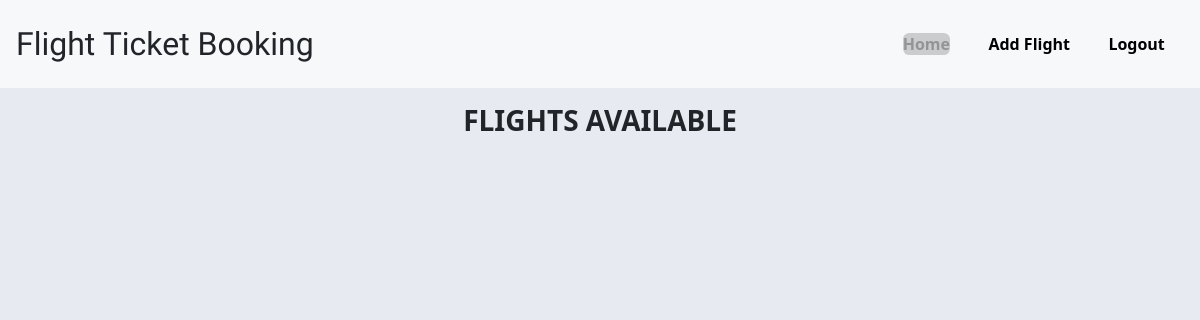
The app's page /admin-dashboard (signed in), older data.
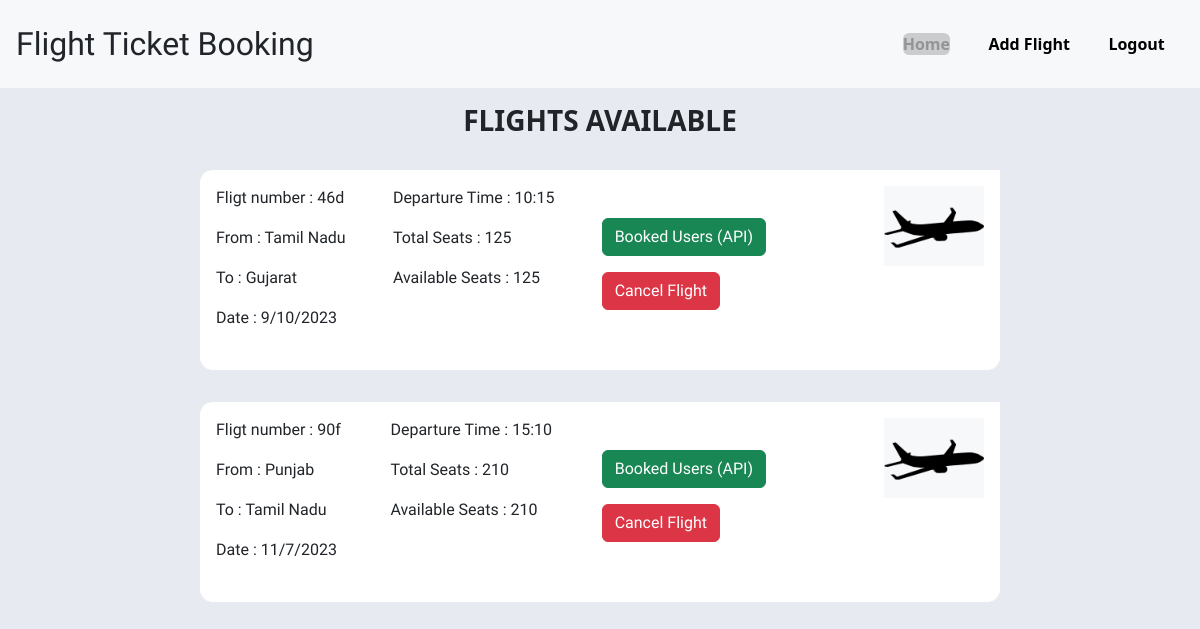
The same page, newer data.
### server.py (models this page shows)
class Flight(UserMixin, db.Model):
    id = db.Column(db.Integer, primary_key=True)
    flight_no = db.Column(db.String(8), unique=True, nullable=False)
    total_seats = db.Column(db.Integer, nullable=False)
    seats_occupied = db.Column(db.Integer, nullable=False)
    hour = db.Column(db.Integer, nullable=False)
    minute = db.Column(db.Integer, nullable=False)
    day = db.Column(db.Integer, nullable=False)
    month = db.Column(db.Integer, nullable=False)
    source = db.Column(db.String(30), unique=False, nullable=False)
    destination = db.Column(db.String(30), unique=False, nullable=False)

### server.py (the view)
@app.route("/admin-dashboard")
def admin_dashboard_page():
    if current_user.is_authenticated:
        if current_user.username == "admin":
            all_flights = Flight.query.all()
            return render_template("admin-dashboard.html", all_flights=all_flights)
        return redirect(url_for("dashboard_page"))
    return redirect(url_for("login_page"))

### server.py (called while the page is built)
@login_manager.user_loader
def load_user(user_id):
    return User.query.get(user_id)

@app.before_request
def before_request():
    session.permanent = True
    app.permanent_session_lifetime = timedelta(hours=10)
    session.modified = True
    g.user = current_user

### templates/admin-dashboard.html (shortened to what this page needs)
{% extends 'base.html' %}
{% block content %}
<nav class="admin-navbar">
    <div class="admin-nav-heading">
        <h2>Flight Ticket Booking</h2>
    </div>
    <div class="admin-nav-links">
        <ul>
            <li><a href="/admin-dashboard" style="background-color: #484c4ba3;opacity: 0.4;border-radius: 0.4rem;">Home</a></li>
            <li><a href="/add-flight"> Add Flight</a></li>
            <li><a href="/logout">Logout</a></li>
        </ul>
    </div>
</nav>
<h3 style="text-align: center;margin: 1rem;font-weight: 600;">FLIGHTS AVAILABLE</h3>
<div class="admin-dashboard-tickets">
    {% for flight in all_flights%}
        <div class="ticket">
            <div class="details">
                <div>
                    <p>Fligt number : {{flight.flight_no}}</p>
                    <p>From : {{flight.source}}</p>
                    <p>To : {{flight.destination}}</p>
                    <p>Date : {{flight.day}}/{{flight.month}}/2023</p>
                </div>
                <div>
                    <p>Departure Time : {{flight.hour}}:{{flight.minute}}</p>
                    <p>Total Seats : {{flight.total_seats}}</p>
                    <p>Available Seats : {{flight.total_seats - flight.seats_occupied}}</p>
                </div>
                <div>
                    <form action="/show-users" method="post">
                        <button class="btn btn-success" style="margin-bottom: 1rem;margin-top: 2rem;">Booked Users (API)</button>
                    </form>
                    <form action="/cancel-flight" method="post">
                        <button class="btn btn-danger">Cancel Flight</button>
                    </form>
                </div>
            </div>
            <div>
                <img src="{{url_for('static',filename='assets/logo.png')}}" alt="" class="ticket-img">
            </div>
        </div>
    {% endfor %}
</div>
{% endblock %}

### templates/base.html (shortened to what this page needs)
<!DOCTYPE html>
<html lang="en">
<head>
    <link rel="stylesheet" href="https://cdn.jsdelivr.net/npm/bootstrap@5.2.3/dist/css/bootstrap.min.css">
    <link rel="stylesheet" href="{{url_for('static',filename='styles.css')}}" />
</head>
<body>
    {% block content %}
    {% endblock %}
</body>
</html>

### static/styles.css (style rules this page uses)
body { background-color: #E7EAF0; }
.ticket-img { width: 100px; }
.admin-navbar { background-color: #F6F8FA; display: flex; justify-content: space-between; align-items: center; padding: 1rem; }
.admin-nav-heading { font-family: 'Yeseva One' }
.admin-nav-heading h2 { margin: 0; }
.admin-nav-links ul { display: flex; list-style: none; margin: 0; }
.admin-nav-links li { display: block; padding: 1rem 1.2rem; text-decoration: none; }
.admin-nav-links li a { color: black; font-weight: 600; text-decoration: none; height: 100%; }
.admin-dashboard-tickets, .add-flight-div { width: 100%; display: flex; flex-direction: row; flex-wrap: wrap; justify-content: space-evenly; }
.admin-dashboard-tickets .ticket { width: 800px; height: 200px; border-radius: 0.8rem 0 0.8rem 0.8rem; background-color: white; margin: 1rem; padding: 1rem; font-family: 'Kanit', sans-serif; display: flex; justify-content: space-between; }
.admin-dashboard-tickets .ticket .details { display: flex; justify-content: space-between; width: 550px; }

Row changes from the older to the newer data that the page shows:
added Flight: flight_no "46d", source "Tamil Nadu", destination "Gujarat", day "9", month "10", hour "10", minute "15", total_seats "125", flight.total_seats-flight.seats_occupied "125"
added Flight: flight_no "90f", source "Punjab", destination "Tamil Nadu", day "11", month "7", hour "15", minute "10", total_seats "210", flight.total_seats-flight.seats_occupied "210"
